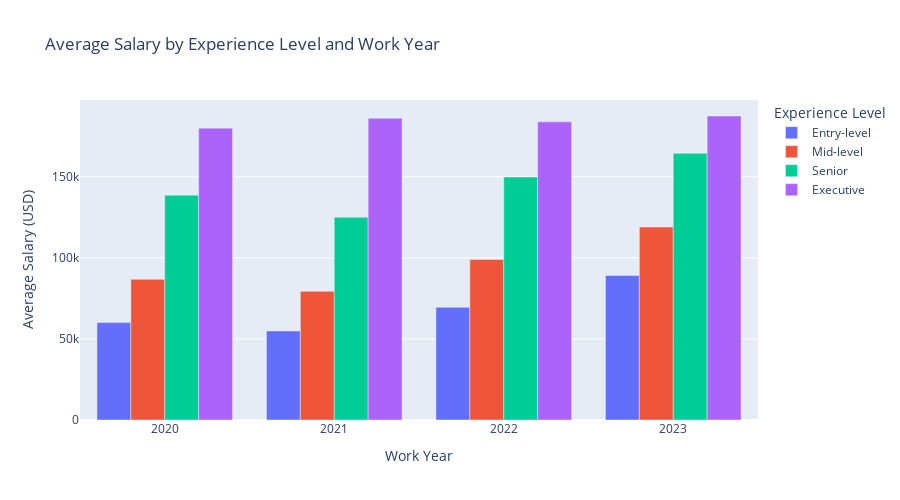

The cell this chart's notebook holds for it:
### Code cell
avg_salary_by_level_and_year = mini_project_dataset.groupby(['experience_level', 'work_year'])['salary_in_usd'].mean().reset_index()

experience_level_order = ['Entry-level', 'Mid-level', 'Senior', 'Executive']

# Plotting with Plotly Express
fig = px.bar(avg_salary_by_level_and_year, 
             x='work_year', 
             y='salary_in_usd', 
             color='experience_level', 
             barmode='group',
             title='Average Salary by Experience Level and Work Year',
             labels={'salary_in_usd': 'Average Salary (USD)', 'work_year': 'Work Year'},
             height=500,
             category_orders={'experience_level': experience_level_order}) 

fig.update_layout(legend_title='Experience Level')

fig.show()

### Figure 1 — Plotly figure (JSON) as saved in the notebook; plotly's stock layout.template omitted (floating-point values rounded to 4 significant figures)
{"data": [{"alignmentgroup": "True", "hovertemplate": "experience_level=Entry-level<br>Work Year=%{x}<br>Average Salary (USD)=%{y}<extra></extra>", "legendgroup": "Entry-level", "marker": {"color": "#636efa", "pattern": {"shape": ""}}, "name": "Entry-level", "offsetgroup": "Entry-level", "orientation": "v", "showlegend": true, "textposition": "auto", "type": "bar", "x": [2020, 2021, 2022, 2023], "xaxis": "x", "y": [60080.0, 54910.0, 69540.0, 89090.0], "yaxis": "y"}, {"alignmentgroup": "True", "hovertemplate": "experience_level=Mid-level<br>Work Year=%{x}<br>Average Salary (USD)=%{y}<extra></extra>", "legendgroup": "Mid-level", "marker": {"color": "#EF553B", "pattern": {"shape": ""}}, "name": "Mid-level", "offsetgroup": "Mid-level", "orientation": "v", "showlegend": true, "textposition": "auto", "type": "bar", "x": [2020, 2021, 2022, 2023], "xaxis": "x", "y": [86730.0, 79320.0, 98990.0, 119000.0], "yaxis": "y"}, {"alignmentgroup": "True", "hovertemplate": "experience_level=Senior<br>Work Year=%{x}<br>Average Salary (USD)=%{y}<extra></extra>", "legendgroup": "Senior", "marker": {"color": "#00cc96", "pattern": {"shape": ""}}, "name": "Senior", "offsetgroup": "Senior", "orientation": "v", "showlegend": true, "textposition": "auto", "type": "bar", "x": [2020, 2021, 2022, 2023], "xaxis": "x", "y": [138600.0, 125000.0, 149800.0, 164400.0], "yaxis": "y"}, {"alignmentgroup": "True", "hovertemplate": "experience_level=Executive<br>Work Year=%{x}<br>Average Salary (USD)=%{y}<extra></extra>", "legendgroup": "Executive", "marker": {"color": "#ab63fa", "pattern": {"shape": ""}}, "name": "Executive", "offsetgroup": "Executive", "orientation": "v", "showlegend": true, "textposition": "auto", "type": "bar", "x": [2020, 2021, 2022, 2023], "xaxis": "x", "y": [180000.0, 186128, 183800.0, 187500.0], "yaxis": "y"}], "layout": {"barmode": "group", "height": 500, "legend": {"title": {"text": "Experience Level"}, "tracegroupgap": 0}, "title": {"text": "Average Salary by Experience Level and Work Year"}, "xaxis": {"anchor": "y", "domain": [0, 1], "title": {"text": "Work Year"}}, "yaxis": {"anchor": "x", "domain": [0, 1], "title": {"text": "Average Salary (USD)"}}}}
